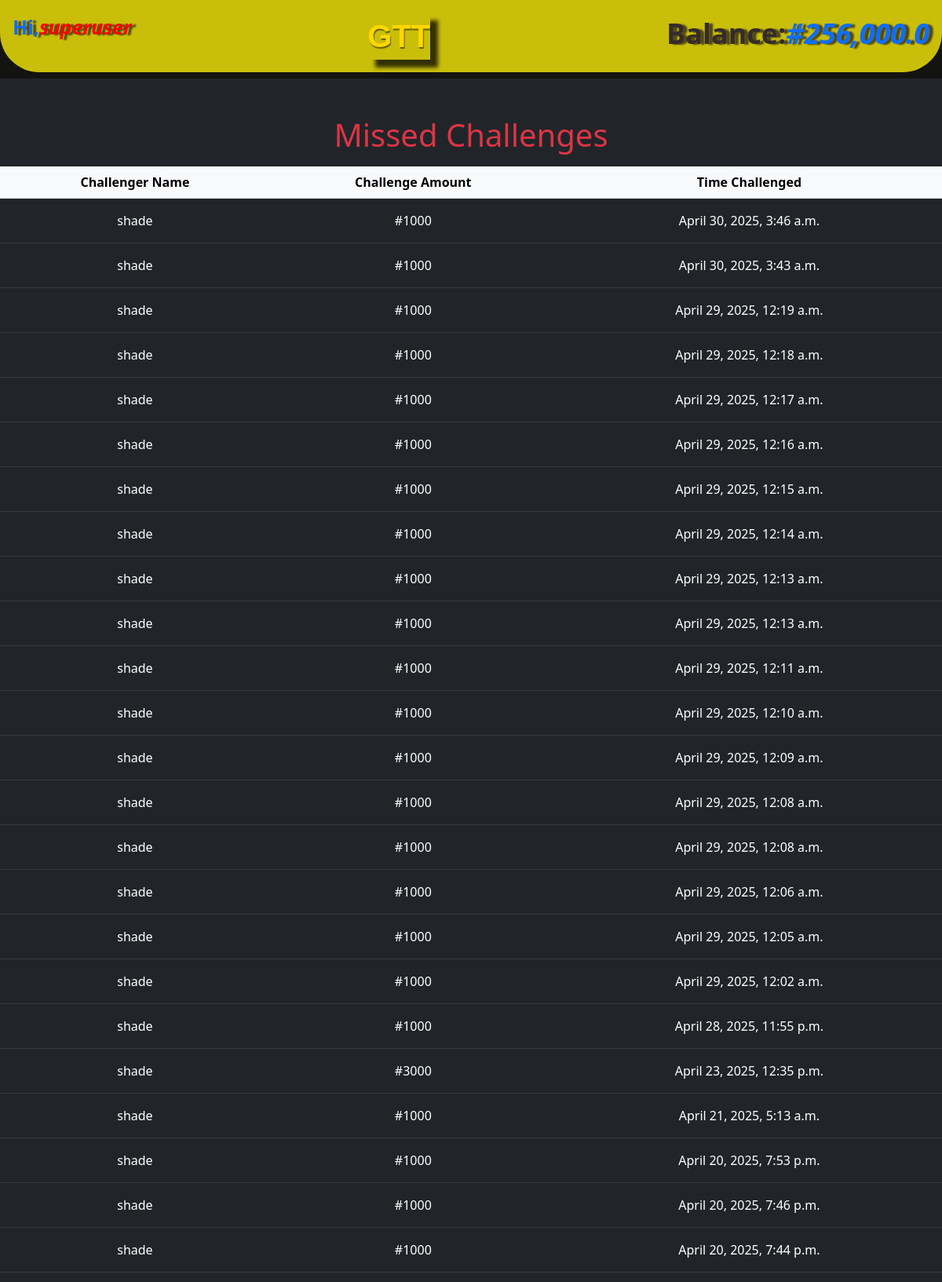
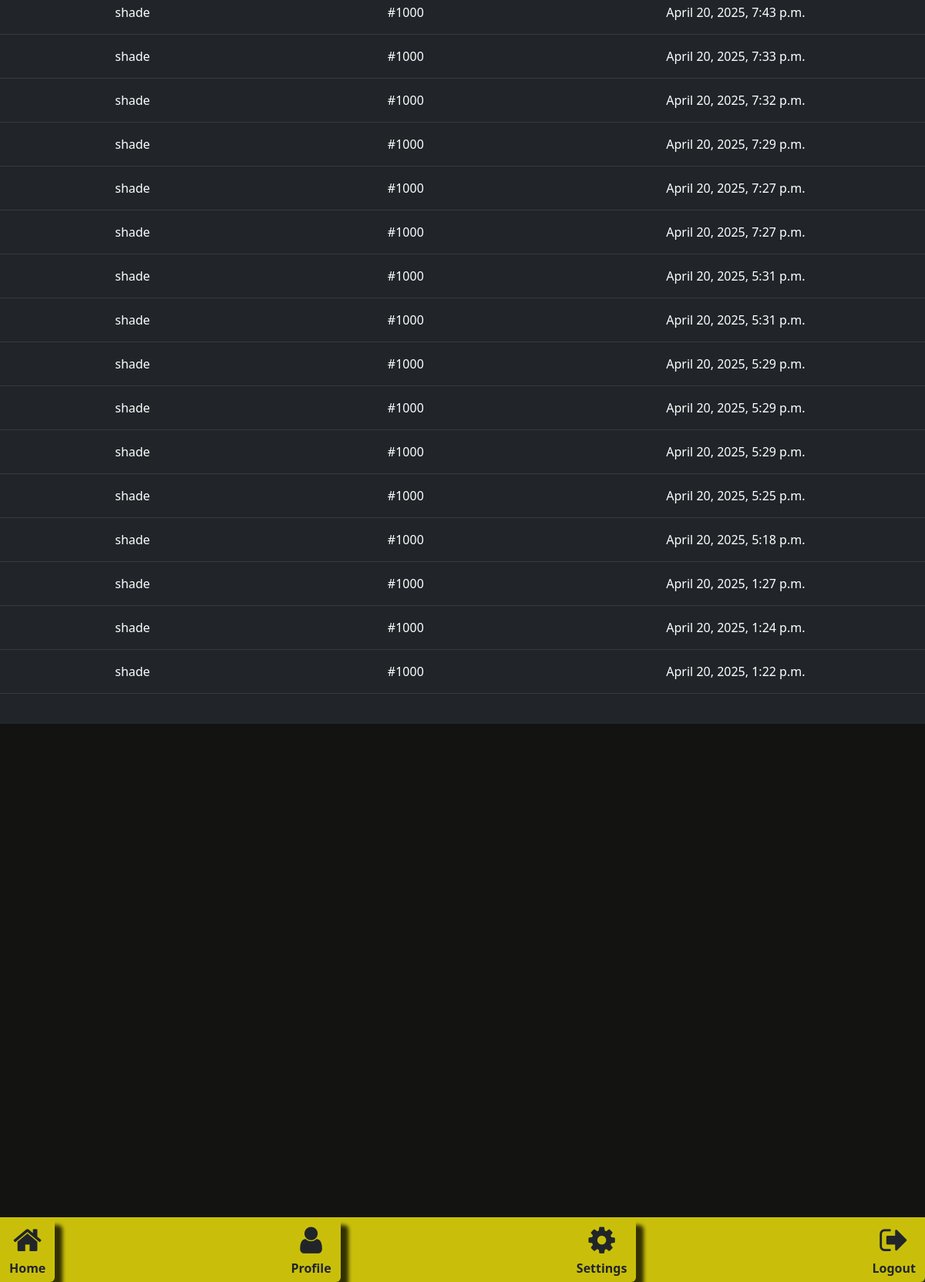
The app's page /missedChallenges (signed in) with its own data (2 pictures, top to bottom).
### main/models.py (models this page shows, shortened)
class Challenges(models.Model):
    challenger = models.CharField(max_length=1000,null=True,blank=True)
    amount = models.IntegerField(default=0,null=True,blank=True)
    challenge_game_type = models.CharField(max_length=1000,null=True,blank=True)
    challenged = models.CharField(max_length=1000,null=True, blank=True)
    time = models.DateTimeField(default=datetime.now,null=True, blank=True)

### main/views.py (the view)
# urls.py: path("missedChallenges",Missed_Challenges.as_view(),name="missed_challenges_page"),
class Missed_Challenges(View):
    def get(self,request):
        if request.user.is_authenticated:
            get_user_username = request.user.username
            get_user_id = request.user.id
            get_member = Members.objects.get(id=int(get_user_id))
            if get_member.has_game:
                now = datetime.datetime.now()
                challenge_expiry_time = get_member.challenge_expiry_time
                if challenge_expiry_time > now:
                    return redirect(f"/game/game")
                else:
                    update_member = Members.objects.filter(id=get_user_id).update(
                        has_game=False,
                    )
                    return redirect("home_page")
            else:
                get_member_balance = get_member.balance
                format_member_balance = "{:,}".format(get_member_balance)
                get_member_missed_challenges = get_member.missed_challenges.all()
                update_member_has_clicked_missed_challenges = Members.objects.filter(id=get_user_id).update(
                    has_clicked_missed_challenges = True
                )
                context = {
                    "username":get_user_username,
                    "balance":format_member_balance,
                    "missed_challenges":get_member_missed_challenges
                }
                return render(request,"missed_challenges.html",context)
        else:
            return redirect("login_page")

### templates/missed_challenges.html (shortened to what this page needs)
{% load static %}
<!DOCTYPE html>
<html lang="en">
<head>
    <link rel="stylesheet" href="{% static 'css/style.css' %}">
    <link rel="stylesheet" href="https://cdnjs.cloudflare.com/ajax/libs/font-awesome/4.7.0/css/font-awesome.min.css">
    <link href="https://cdn.jsdelivr.net/npm/bootstrap@5.2.0/dist/css/bootstrap.min.css" rel="stylesheet">
</head>
<body style="background-color:#131311">
  <div class="top-navbar d-none d-md-flex p-3" style="background-color:#c9bf0b">
    <b class="text-primary">Hi,<a href="/profile/{{username}}" style="color:red;text-decoration: none;font-style: italic;">{{username}}</a></b>
    <b id="gtt">GTT</b>
    <b id="balance">Balance:<i class="text-primary" style="font-size:3vw">#{{balance}}</i></b>
  </div>
  <main class="text-center bg-dark text-white">
    <div class="text-center my-5">
        <h1 class="text-center text-danger display-6 mb-3">Missed Challenges</h1>
        <div class="table-responsive">
            <table class="table table-dark">
                <thead class="table-light">
                  <tr>
                    <th>Challenger Name</th>
                    <th>Challenge Amount</th>
                    <th>Time Challenged</th>
                  </tr>
                </thead>
                <tbody>
                {% if missed_challenges %}
                    {% for i in missed_challenges reversed %}
                    <tr>
                        <td class="p-3">{{i.challenger}}</td>
                        <td class="p-3">#{{i.amount}}</td>
                        <td class="p-3">{{i.time}}</td>
                    </tr>
                    {% endfor %}
                {% else %}
                    <h1>No Missed Challenge</h1>
                {% endif %}
                </tbody>
            </table>
        </div>
    </div>
  </main>
    <div class="bottom-navbar" style="background-color:#c9bf0b">
      <a href="{% url 'home_page' %}"  class="btn btn-outline-dark"><i class="fa fa-home display-6" aria-hidden="true" title="home"></i><br><b>Home</b></a>
      <a href="/profile/{{username}}" class="btn btn-outline-dark"><i class="fa fa-user display-6" aria-hidden="true"></i><br><b>Profile</b></a>
      <a href="/{{username}}/settings" class="btn btn-outline-dark"><i class="fa fa-cog display-6" aria-hidden="true"></i><br><b>Settings</b></a>
      <a href="{% url 'logout_page' %}" class="btn btn-outline-dark"><i class="fa fa-sign-out display-6" aria-hidden="true"></i><br><b>Logout</b></a>
  </div>
</body>
</html>

### static/css/style.css (style rules this page uses)
body { height: 100vh; padding: 0; margin: 0; box-sizing: border-box; }
.top-navbar { width: 100%; position: fixed; top: 0; display: flex; justify-content: space-between; border-radius: 0 0 50px 50px; z-index: 1; font-size: 25px; text-shadow: 5px 1px 2px rgba(34,26,26,0.73); }
#gtt { color:gold; font-size: 40px; text-align: center; font-family: 'Gill Sans', 'Gill Sans MT', Calibri, 'Trebuchet MS', sans-serif; text-shadow: 1px 2px 1px rgba(0,0,0,.5); box-shadow: 10px 10px 5px 0px rgba(0,0,0,0.75); -webkit-box-shadow: 10px 10px 5px 0px rgba(0,0,0,0.75); -moz-box-shadow: 10px 10px 5px 0px rgba(0,0,0,0.75); }
.bottom-navbar { background-color: rgb(186, 183, 183); width:100%; position: fixed; bottom:0; display: flex; justify-content: space-between; }
main { margin:100px 0; max-height:75vh; overflow-y: scroll; overflow-x: auto; }
.bottom-navbar a { border: 0; box-shadow: 10px 10px 5px 0px rgba(0,0,0,0.75); -webkit-box-shadow: 10px 10px 5px 0px rgba(0,0,0,0.75); -moz-box-shadow: 10px 10px 5px 0px rgba(0,0,0,0.75); }
#balance { font-size: 3vw; color:rgb(53, 43, 43) }

### records on screen
Challenges: challenger "shade", amount "1000", time "April 30, 2025, 3:46 a.m."
Challenges: challenger "shade", amount "1000", time "April 30, 2025, 3:43 a.m."
Challenges: challenger "shade", amount "1000", time "April 29, 2025, 12:19 a.m."
Challenges: challenger "shade", amount "1000", time "April 29, 2025, 12:18 a.m."
Challenges: challenger "shade", amount "1000", time "April 29, 2025, 12:17 a.m."
Challenges: challenger "shade", amount "1000", time "April 29, 2025, 12:16 a.m."
Challenges: challenger "shade", amount "1000", time "April 29, 2025, 12:15 a.m."
Challenges: challenger "shade", amount "1000", time "April 29, 2025, 12:14 a.m."
Challenges: challenger "shade", amount "1000", time "April 29, 2025, 12:13 a.m."
Challenges: challenger "shade", amount "1000", time "April 29, 2025, 12:13 a.m."
Challenges: challenger "shade", amount "1000", time "April 29, 2025, 12:11 a.m."
Challenges: challenger "shade", amount "1000", time "April 29, 2025, 12:10 a.m."
Challenges: challenger "shade", amount "1000", time "April 29, 2025, 12:09 a.m."
Challenges: challenger "shade", amount "1000", time "April 29, 2025, 12:08 a.m."
Challenges: challenger "shade", amount "1000", time "April 29, 2025, 12:08 a.m."
Challenges: challenger "shade", amount "1000", time "April 29, 2025, 12:06 a.m."
Challenges: challenger "shade", amount "1000", time "April 29, 2025, 12:05 a.m."
Challenges: challenger "shade", amount "1000", time "April 29, 2025, 12:02 a.m."
Challenges: challenger "shade", amount "1000", time "April 28, 2025, 11:55 p.m."
Challenges: challenger "shade", amount "3000", time "April 23, 2025, 12:35 p.m."
Challenges: challenger "shade", amount "1000", time "April 21, 2025, 5:13 a.m."
Challenges: challenger "shade", amount "1000", time "April 20, 2025, 7:53 p.m."
Challenges: challenger "shade", amount "1000", time "April 20, 2025, 7:46 p.m."
Challenges: challenger "shade", amount "1000", time "April 20, 2025, 7:44 p.m."
Challenges: challenger "shade", amount "1000", time "April 20, 2025, 7:43 p.m."
Challenges: challenger "shade", amount "1000", time "April 20, 2025, 7:33 p.m."
Challenges: challenger "shade", amount "1000", time "April 20, 2025, 7:32 p.m."
Challenges: challenger "shade", amount "1000", time "April 20, 2025, 7:29 p.m."
Challenges: challenger "shade", amount "1000", time "April 20, 2025, 7:27 p.m."
Challenges: challenger "shade", amount "1000", time "April 20, 2025, 7:27 p.m."
Challenges: challenger "shade", amount "1000", time "April 20, 2025, 5:31 p.m."
Challenges: challenger "shade", amount "1000", time "April 20, 2025, 5:31 p.m."
Challenges: challenger "shade", amount "1000", time "April 20, 2025, 5:29 p.m."
Challenges: challenger "shade", amount "1000", time "April 20, 2025, 5:29 p.m."
Challenges: challenger "shade", amount "1000", time "April 20, 2025, 5:29 p.m."
Challenges: challenger "shade", amount "1000", time "April 20, 2025, 5:25 p.m."
Challenges: challenger "shade", amount "1000", time "April 20, 2025, 5:18 p.m."
Challenges: challenger "shade", amount "1000", time "April 20, 2025, 1:27 p.m."
Challenges: challenger "shade", amount "1000", time "April 20, 2025, 1:24 p.m."
Challenges: challenger "shade", amount "1000", time "April 20, 2025, 1:22 p.m."

### other values on screen
{{ username }} "superuser"
{{ balance }} "256,000.0"
